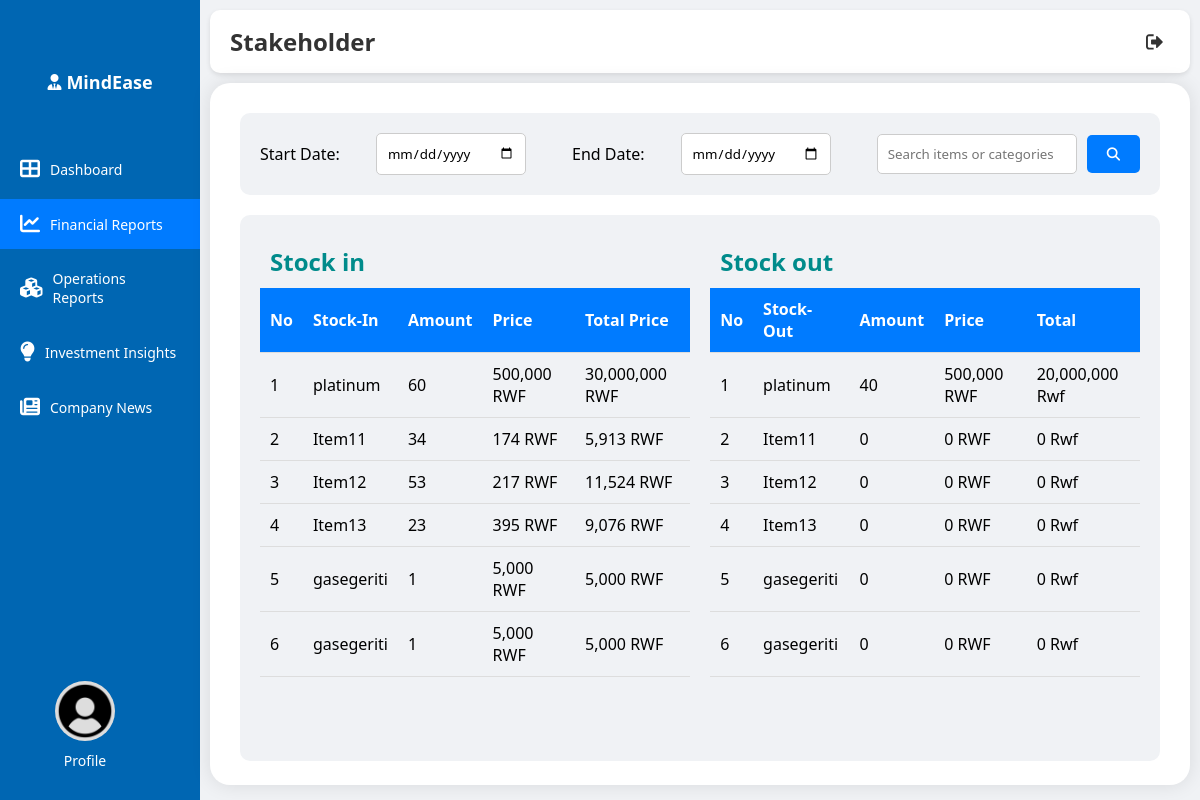
/stakeholder/financial.php, run on the app's committed database.
### tables this page shows
CREATE TABLE `stock_items` (
  `id` int(11) NOT NULL,
  `item_name` varchar(100) NOT NULL,
  `category` varchar(50) DEFAULT NULL,
  `quantity` int(11) DEFAULT 0,
  `unit_price` decimal(10,2) DEFAULT NULL,
  `total_value` decimal(15,2) GENERATED ALWAYS AS (`quantity` * `unit_price`) STORED,
  `location` varchar(100) DEFAULT NULL,
  `status` enum('in-stock','low-stock','out-of-stock') DEFAULT 'in-stock',
  `created_at` timestamp NOT NULL DEFAULT current_timestamp(),
  `updated_at` timestamp NOT NULL DEFAULT current_timestamp() ON UPDATE current_timestamp()
);

CREATE TABLE `stockout` (
  `id` int(11) NOT NULL,
  `in_id` int(11) NOT NULL,
  `quantity` int(11) NOT NULL,
  `unit_price` int(11) NOT NULL,
  `reason` varchar(200) NOT NULL,
  `created_at` date NOT NULL
);

### stakeholder/financial.php (the view, shortened to what this page needs)
<?php
require_once '../config.php';
$sel = mysqli_query($conn, "SELECT
    *,
    si.quantity AS stock_quantity,
    si.unit_price AS stock_unit_price,
    so.quantity AS stockout_quantity,
    so.unit_price AS stockout_unit_price
FROM stock_items si
LEFT JOIN stockout so ON si.id = so.in_id AND so.quantity > 0;
");
$i =1;
$y =1;
?>
<!DOCTYPE html>
<html lang="en">
<head>
    <link rel="stylesheet" href="style/style.css">
    <link rel="stylesheet" href="https://cdnjs.cloudflare.com/ajax/libs/font-awesome/6.4.0/css/all.min.css">
    <link rel="stylesheet" href="style/finance.css">
</head>
<body>
    <div class="container">
        <?php
        include 'main/sidebar.php';
        ?>
        <div class="main-content">
            <?php include 'main/header.php'; ?>
            <div class="dashboard-grid-finance">
                <form method="GET" action="" class="search">
                    <label for="">Start Date: </label> <input type="date" name="start_date">
                    <label for="">End Date: </label> <input type="date" name="end_date">
                    <div class="field">
                        <input type="search" name="search" placeholder="Search items or categories" value="">
                        <button type="submit"><i class="fas fa-search"></i></button>
                    </div>
                </form>
                <div class="finance-table">
                    <table>
                        <thead>
                            <tr>
                                <th colspan="6"  style=" background:transparent; color: darkcyan; border: none; " > <H2>Stock in</H2> </th>
                                <th colspan="5"  style=" background:transparent; color: darkcyan; border: none; "> <H2>Stock out</H2> </th>
                            </tr>
                            <tr>
                                <th>No</th>
                                <th>Stock-In</th>
                                <th>Amount</th>
                                <th>Price</th>
                                <th>Total Price</th>
                                <th></th>
                                <th>No</th>
                                <th>Stock-Out</th>
                                <th>Amount</th>
                                <th>Price</th>
                                <th>Total</th>
                            </tr>
                        </thead>
                        <tbody>
                            <?php while( $row = mysqli_fetch_array($sel) ) : ?>
                                    <tr>
                                        <td> <?php echo $i; $i++; ?> </td>
                                        <td> <?php echo $row['item_name'] ?> </td>
                                        <td> <?php echo number_format($row['stock_quantity']) ?> </td>
                                        <td> <?php echo number_format($row['stock_unit_price']) ?> RWF </td>
                                        <td> <?php echo number_format($row['total_value']) ?> RWF </td>
                                        <td></td>
                                        <td> <?php echo $y; $y++; ?> </td>
                                        <td> <?php echo $row['item_name'] ?> </td>
                                        <td> <?php echo number_format($row['stockout_quantity']) ? : 0 ?>  </td>
                                        <td> <?php echo number_format($row['stockout_unit_price']) ? : 0 ?> RWF </td>
                                        <td> <?php echo number_format($row['stockout_quantity'] * $row['stockout_unit_price']) ;  ?> Rwf </td>
                                    </tr>
                            <?php endwhile; ?>
                        </tbody>
                    </table>
                </div>
            </div>
        </div>
    </div>
</body>
</html>

### stakeholder/style/style.css (style rules this page uses)
* { margin: 0; padding: 0; box-sizing: border-box; font-family: 'Segoe UI', Tahoma, Geneva, Verdana, sans-serif; }
body { background-color: #f0f2f5; }
.container { display: flex; min-height: 10rem; }
.main-content { flex: 1; padding: 10px; }

### stakeholder/style/finance.css (style rules this page uses)
.dashboard-grid-finance { width: 100%; height: 90%; background: #fff; border-radius: 20px; box-shadow: 0 0 20px rgba(0, 0, 0, 0.1); padding: 30px; }
.finance-table { width: 100%; margin: 20px 0; padding: 20px; background: #f0f2f5; border-radius: 10px; height: 85%; overflow-y: auto; }
.search { width: 100%; padding: 20px; background: #f0f2f5; border-radius: 10px; display: flex; justify-content: space-between; align-items: center; }
.search input[type="date"], .search select, .search input[type="search"] { padding: 10px; margin-right: 10px; border: 1px solid #ccc; border-radius: 5px; }
.search input[type="search"] { width: 200px; }
.search input[type="date"] { width: 150px; }
.search button { padding: 10px 20px; background-color: #007bff; color: white; border: none; border-radius: 5px; cursor: pointer; }
.finance-table table { width: 100%; border-collapse: collapse; }
.finance-table th:nth-child(6), .finance-table td:nth-child(6) { background: transparent; border: none; }
.finance-table th, .finance-table td { padding: 10px; text-align: left; border-bottom: 1px solid #ddd; }
.finance-table th { background-color: #007bff; color: white; position: sticky; top: 0; }
.field { display: flex; align-items: center; }

### data on the page
stock_items: item_name "platinum", quantity "60", unit_price "500,000", total_value "30,000,000", stockout.quantity "40", stockout.unit_price "500,000", stockout.quantity+unit_price "20,000,000"
stock_items: item_name "Item11", quantity "34", unit_price "174", total_value "5,913", stockout_quantity "0", stockout_unit_price "0"
stock_items: item_name "Item12", quantity "53", unit_price "217", total_value "11,524", stockout_quantity "0", stockout_unit_price "0"
stock_items: item_name "Item13", quantity "23", unit_price "395", total_value "9,076", stockout_quantity "0", stockout_unit_price "0"
stock_items: item_name "gasegeriti", quantity "1", unit_price "5,000", total_value "5,000", stockout_quantity "0", stockout_unit_price "0"
stock_items: item_name "gasegeriti", quantity "1", unit_price "5,000", total_value "5,000", stockout_quantity "0", stockout_unit_price "0"
